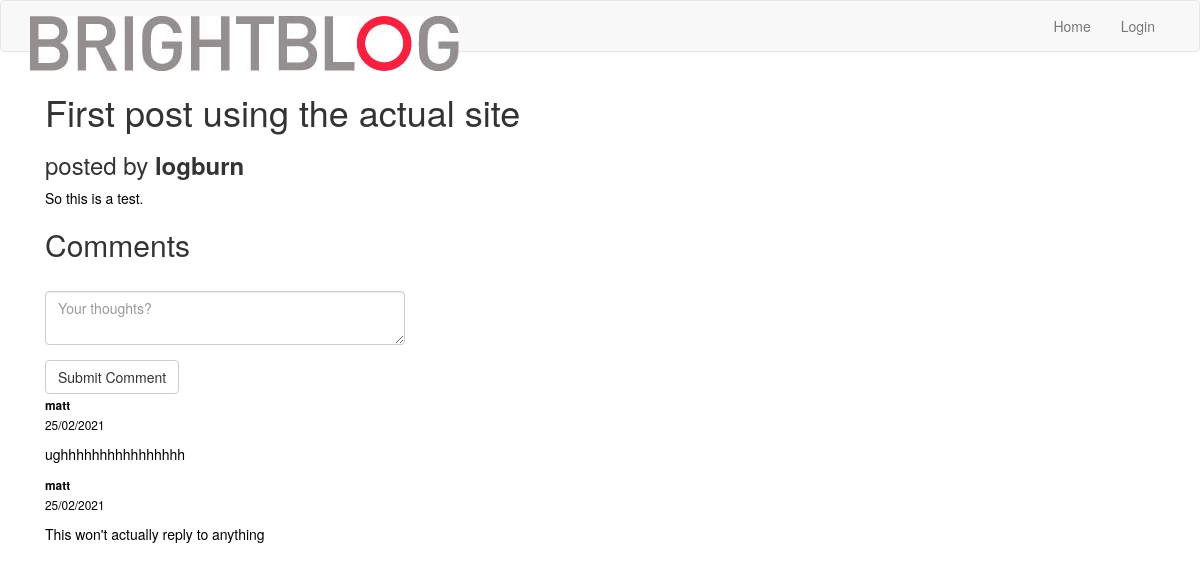
The page /showpost/1 on the database as committed earlier.
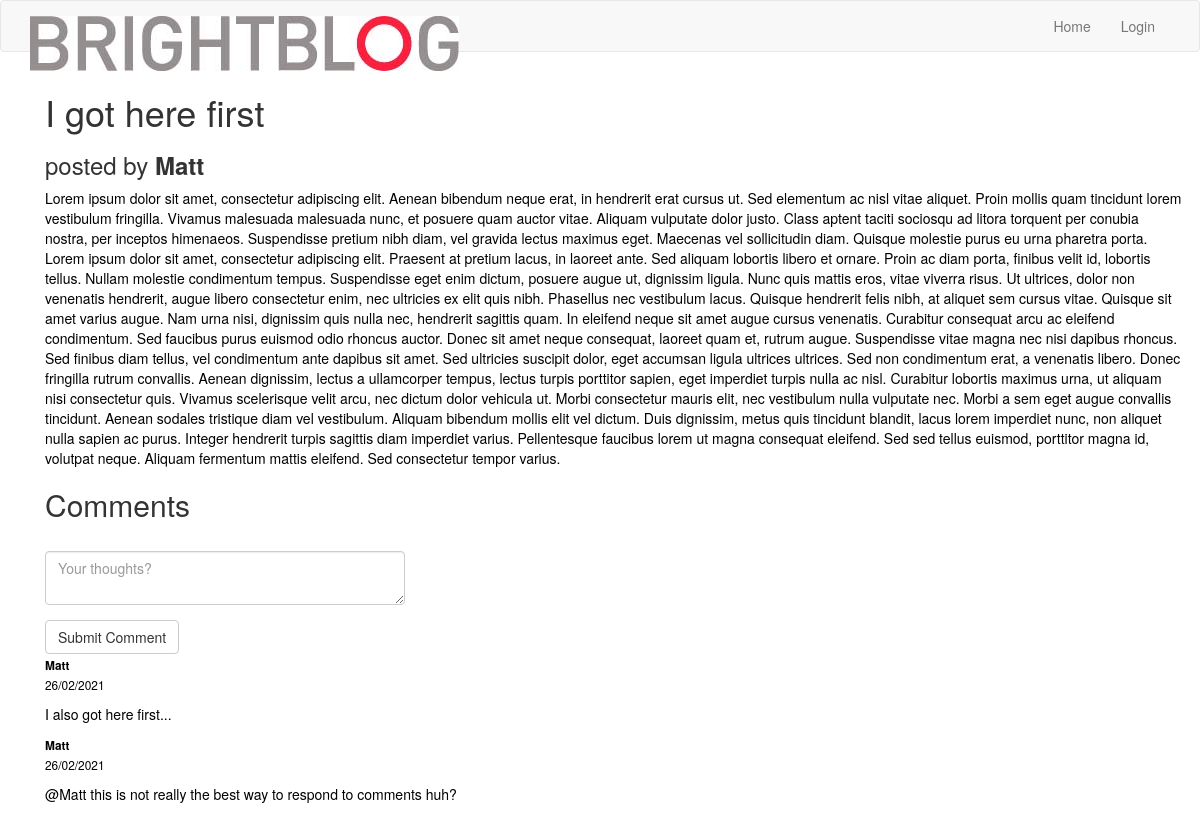
The same page on the database as committed later.
### app/models.py (models this page shows, shortened)
class Post(db.Model):
    id = db.Column(db.Integer, primary_key=True)
    title = db.Column(db.String(150))
    body = db.Column(db.Text())
    timestamp = db.Column(db.DateTime, index=True, default=datetime.utcnow)
    user_id = db.Column(db.Integer, db.ForeignKey('user.id'))

class User(UserMixin, db.Model):
    id = db.Column(db.Integer, primary_key=True)
    username = db.Column(db.String(64), index=True, unique=True)
    email = db.Column(db.String(120), index=True, unique=True)
    password_hash = db.Column(db.String(128))
    posts = db.relationship('Post', backref='author', lazy='dynamic')
    comments = db.relationship('Comment', backref='author', lazy='dynamic')

class Comment(db.Model):
    _N = 6 # number of digits used for each component of path
    id = db.Column(db.Integer, primary_key=True)
    text = db.Column(db.String(500))
    user_id = db.Column(db.Integer, db.ForeignKey('user.id'))
    post_id = db.Column(db.Integer, db.ForeignKey('post.id'))
    timestamp = db.Column(db.DateTime(), default=datetime.utcnow, index=True)
    path = db.Column(db.Text, index=True)
    parent_id = db.Column(db.Integer, db.ForeignKey('comment.id'))
    replies = db.relationship(
        'Comment', backref=db.backref('parent', remote_side=[id]),
        lazy='dynamic')

### app/routes.py (the view)
@app.route('/showpost/<int:post_id>', methods=['GET', 'POST'])
def show_post(post_id):
    form = CommentForm()
    post = Post.query.get(post_id)
    comments = Comment.query.filter_by(post_id=post_id).order_by(Comment.timestamp.asc())
    if post is not None:
        if form.validate_on_submit():
            comment = Comment(text=form.comment.data, author=current_user, post_id=post_id)
            comment.save()
            flash('Your comment has been posted!')
            return redirect(url_for('show_post', post_id=post.id))
        return render_template('showpost.html', title=post.title, form=form, post=post, comments=comments)
    else:
        return render_template('404.html', title='Page not found.')

### app/forms.py (shortened to what this page needs)
class CommentForm(FlaskForm):
    comment = TextAreaField('', render_kw={'placeholder': 'Your thoughts?'}, validators=[DataRequired(), Length(min=1, max=500)])
    submit = SubmitField('Submit Comment')

### app/templates/showpost.html (shortened to what this page needs)
{% extends "base.html" %}
{% import 'bootstrap/wtf.html' as wtf %}
{% block app_content %}
<div class="container">
    <h1>{{ post.title }}</h1>
    <h3>posted by <b>{{ post.author.username }}</b></h3>
    <p>{{post.body}}</p>
    <h2>Comments</h2>
    <div class="row">
        <div class="col-md-4">
            {{ wtf.quick_form(form) }}
        </div>
    </div>
    {% if comments is not none %}
        {% for comment in comments %}
            <div>
                <p>
                    <small>
                        <b>{{ comment.author.username }}<br></b> {{ comment.timestamp.strftime("%d/%m/%Y") }}
                    </small>
                </p>
                <p>{{ comment.text }}</p>
            </div>
        {% endfor %}
    {% endif %}
</div>
{% endblock %}

Rows that differ between the two databases and show on the page:
removed User: author.username "logburn"
removed Comment: author.username "matt", timestamp "25/02/2021", text "ughhhhhhhhhhhhhhhh"
removed Comment: author.username "matt", timestamp "25/02/2021", text "This won't actually reply to anything"
changed Post: title "First post using the actual site" → "I got here first"; body "So this is a test." → "Lorem ipsum dolor sit amet, consectetur adipiscing elit. Aenean bibendum neque erat, in hendrerit erat cursus ut. Sed elementum ac nisl vitae aliquet. Proin mollis quam tincidunt lorem vestibulum fringilla. Vivamus malesuada malesuada nunc, et posuere quam auctor vitae. Aliquam vulputate dolor justo. Class aptent taciti sociosqu ad litora torquent per conubia nostra, per inceptos himenaeos. Suspendisse pretium nibh diam, vel gravida lectus maximus eget. Maecenas vel sollicitudin diam. Quisque molestie purus eu urna pharetra porta. Lorem ipsum dolor sit amet, consectetur adipiscing elit. Praesent at pretium lacus, in laoreet ante. Sed aliquam lobortis libero et ornare. Proin ac diam porta,…"
now on this page (row edited): User: author.username "Matt"
now on this page (row edited): Comment: author.username "Matt", timestamp "26/02/2021", text "I also got here first..."
now on this page (row edited): Comment: author.username "Matt", timestamp "26/02/2021", text "@Matt this is not really the best way to respond to comments huh?"
